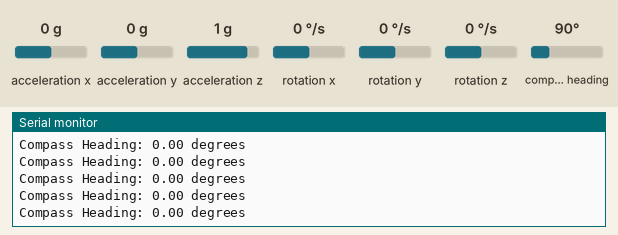
A sketch run on a simulated Arduino Uno, built with avr-gcc and run on an emulated ATmega328P. On the bench: the last lines printed to the serial monitor. The test bench sets the inputs (shaded band); at power-on: compass heading 90°, acceleration x 0 g, acceleration y 0 g, acceleration z 1 g, rotation x 0 °/s, rotation y 0 °/s, rotation z 0 °/s.

Above: at 6.2 s.
6.3 s: compass heading set to 180°
At 7.0 s:
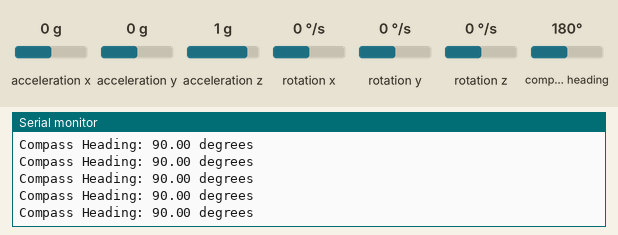
9.3 s: compass heading set to 7°
At 9.9 s:
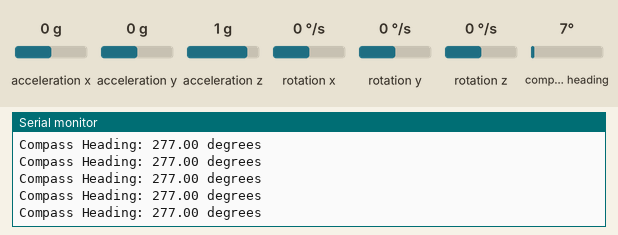
Timing chart, 0 to 12.3 s (numbered marks = the images above; inputs shaded):
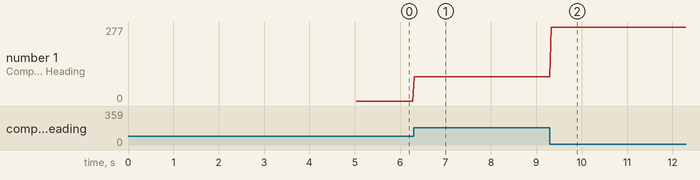

The sketch:

compass.ino
```cpp
#include "MPU9250.h"

MPU9250 mpu;

void setupMPU() {
  Wire.begin();
  delay(2000);
  mpu.setup(0x68);

  Serial.println("Calibrating MPU9250...");

  // Calibrate the MPU9250
  mpu.calibrateAccelGyro();
  mpu.calibrateMag();

  // Set the magnetic declination for Baghdad
  float magneticDeclination = +4.92;  // Baghdad magnetic declination is +4° 55'

  mpu.setMagneticDeclination(magneticDeclination);
  Serial.println("Calibration complete.");
  delay(3000);
}

float getOffsetedYaw() {
  // Get the yaw angle
  float yaw = mpu.getYaw();
  // Ensure the yaw is within the range [0, 360)
  yaw = fmod(yaw + 360 - 90, 360);
  return yaw;
}

float getCompassHeading(){
  while(true){
    if (mpu.update()) {
      static uint32_t prev_ms = millis();
      if (millis() > prev_ms + 25) {
          float heading = getOffsetedYaw();
          prev_ms = millis();
          return heading;
      }
    }
  }
}


void setup() {
  Serial.begin(115200);
  setupMPU();
}

void loop() {
  float heading = getCompassHeading();
  Serial.print("Compass Heading: ");
  Serial.print(heading, 2);
  Serial.println(" degrees");
}
```

Measured:
- after the input at 6.3 s, the serial monitor: prints a new line at once (image 1)
- after the input at 9.3 s, the serial monitor: prints a new line at once (image 2)
- plotted number 1: 0 → 90 after the input at 6.3 s, 90 → 277 after the input at 9.3 s
